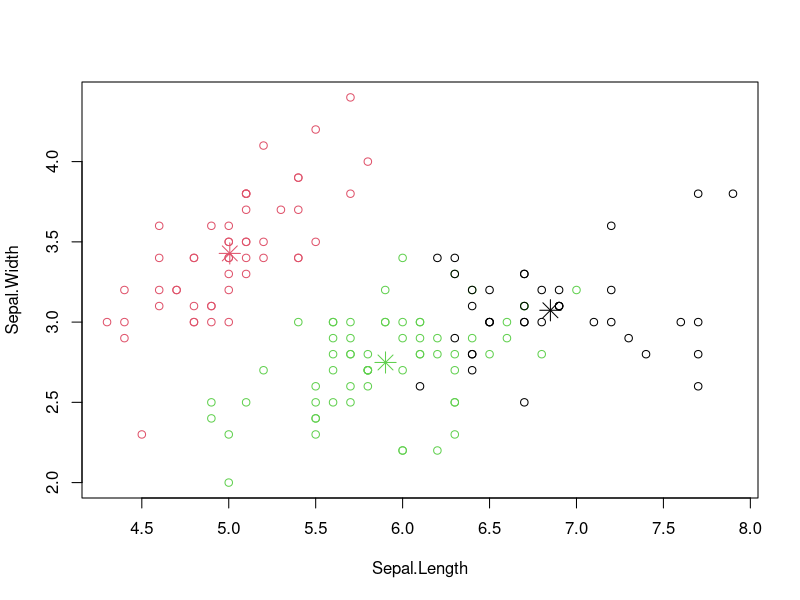

This figure's R source:
iris2 <- iris
iris2$Species <- NULL
(kmeans.result <- kmeans(iris2, 3))
table(iris$Species, kmeans.result$cluster)
plot(iris2[c("Sepal.Length", "Sepal.Width")], col = kmeans.result$cluster)
points(kmeans.result$centers[,c("Sepal.Length", "Sepal.Width")], col = 1:3,pch = 8, cex=2)
